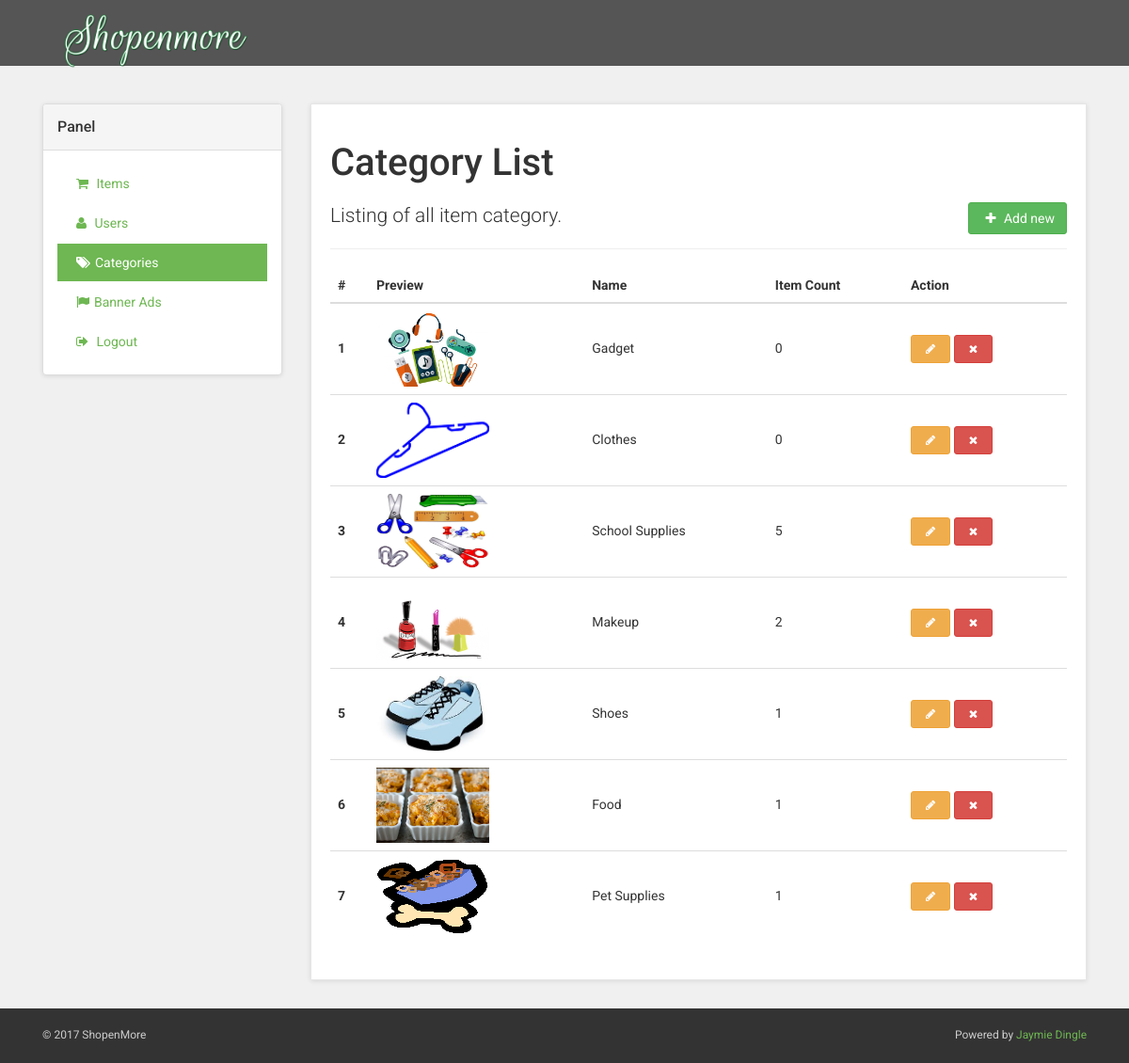
The app's page /admin/categories.php with its own data.
### tables this page shows
CREATE TABLE `tb_item_category` (
  `id` int(11) NOT NULL,
  `name` varchar(100) NOT NULL,
  `theme` text NOT NULL,
  `image_url` text NOT NULL,
  `is_active` tinyint(1) NOT NULL DEFAULT '1'
);

CREATE TABLE `tb_site_info` (
  `id` int(11) NOT NULL,
  `title` varchar(50) NOT NULL,
  `tagline` text NOT NULL
);

### libs/meekrodb.2.3.class.php (called while the page is built, shortened)
<?php
class DB {
  protected static $mdb = null;
  public static function getMDB() {
    $mdb = DB::$mdb;
    if ($mdb === null) {
      $mdb = DB::$mdb = new MeekroDB();
    }
    $db_class_vars = get_class_vars('DB');
    return $mdb;
  }
  public static function query() { $args = func_get_args(); return call_user_func_array(array(DB::getMDB(), 'query'), $args); }
  public static function queryFirstRow() { $args = func_get_args(); return call_user_func_array(array(DB::getMDB(), 'queryFirstRow'), $args); }
  public static function count() { $args = func_get_args(); return call_user_func_array(array(DB::getMDB(), 'count'), $args); }
}
class MeekroDB {
  public $dbName = '';
  public $user = '';
  public $password = '';
  public $host = 'localhost';
  public $port = null;
  public $encoding = 'latin1';
  public $param_char = '%';
  public $named_param_seperator = '_';
  public $connect_options = array(MYSQLI_OPT_CONNECT_TIMEOUT => 30);
  public $internal_mysql = null;
  public $num_rows = 0;
  public function __construct($host=null, $user=null, $password=null, $dbName=null, $port=null, $encoding=null) {
    if ($host === null) $host = DB::$host;
    if ($user === null) $user = DB::$user;
    if ($password === null) $password = DB::$password;
    if ($dbName === null) $dbName = DB::$dbName;
    if ($port === null) $port = DB::$port;
    if ($encoding === null) $encoding = DB::$encoding;
    $this->host = $host;
    $this->user = $user;
    $this->password = $password;
    $this->dbName = $dbName;
    $this->port = $port;
    $this->encoding = $encoding;
  }
  public function get() {
    $mysql = $this->internal_mysql;
    if (!($mysql instanceof MySQLi)) {
      if (! $this->port) $this->port = ini_get('mysqli.default_port');
      $mysql = new mysqli();
      foreach ($this->connect_options as $key => $value) {
        $mysql->options($key, $value);
      }
      $mysql->set_charset($this->encoding);
      $this->internal_mysql = $mysql;
    }
    return $mysql;
  }
  public function count() { $args = func_get_args(); return call_user_func_array(array($this, 'numRows'), $args); }
  public function numRows() { return $this->num_rows; }
  protected function preparseQueryParams() {
    $args = func_get_args();
    $sql = trim(strval(array_shift($args)));
    $args_all = $args;
    if (count($args_all) == 0) return array($sql);
    $param_char_length = strlen($this->param_char);
    $named_seperator_length = strlen($this->named_param_seperator);
    $types = array(
      $this->param_char . 'll',
      $this->param_char . 'ls',
      $this->param_char . 'l',
      $this->param_char . 'li',
      $this->param_char . 'ld',
      $this->param_char . 'lb',
      $this->param_char . 'lt',
      $this->param_char . 's',
      $this->param_char . 'i',
      $this->param_char . 'd',
      $this->param_char . 'b',
      $this->param_char . 't',
      $this->param_char . '?',
      $this->param_char . 'ss'
    );
    $posList = array();
    foreach ($types as $type) {
      $lastPos = 0;
      while (($pos = strpos($sql, $type, $lastPos)) !== false) {
        $lastPos = $pos + 1;
        $posList[$pos] = $type;
      }
    }
    ksort($posList);
    $chunkyQuery = array();
    $pos_adj = 0;
    foreach ($posList as $pos => $type) {
      $type = substr($type, $param_char_length);
      $length_type = strlen($type) + $param_char_length;
      $new_pos = $pos + $pos_adj;
      $new_pos_back = $new_pos + $length_type;
      $arg_number_length = 0;
      if ($arg_number_length = strspn($sql, '0123456789', $new_pos_back)) {
        $arg_number = substr($sql, $new_pos_back, $arg_number_length);
        if (! array_key_exists($arg_number, $args_all)) $this->nonSQLError("Non existent argument reference (arg $arg_number): $sql");
        $arg = $args_all[$arg_number];
      } else {
        $arg = array_shift($args);
      }
      if ($new_pos > 0) $chunkyQuery[] = substr($sql, 0, $new_pos);
      if (is_object($arg) && ($arg instanceof WhereClause)) {
        list($clause_sql, $clause_args) = $arg->textAndArgs();
        array_unshift($clause_args, $clause_sql);
        $preparsed_sql = call_user_func_array(array($this, 'preparseQueryParams'), $clause_args);
        $chunkyQuery = array_merge($chunkyQuery, $preparsed_sql);
      } else {
        $chunkyQuery[] = array('type' => $type, 'value' => $arg);
      }
      $sql = substr($sql, $new_pos_back + $arg_number_length);
      $pos_adj -= $new_pos_back + $arg_number_length;
    }
    return $chunkyQuery;
  }
  protected function escape($str) { return "'" . $this->get()->real_escape_string(strval($str)) . "'"; }
  protected function parseQueryParams() {
    $args = func_get_args();
    $chunkyQuery = call_user_func_array(array($this, 'preparseQueryParams'), $args);
    $query = '';
    foreach ($chunkyQuery as $chunk) {
      if (is_string($chunk)) {
        $query .= $chunk;
        continue;
      }
      $type = $chunk['type'];
      $arg = $chunk['value'];
      $result = '';
      if ($type == 's') $result = $this->escape($arg);
      $query .= $result;
    }
    return $query;
  }
  protected function prependCall($function, $args, $prepend) { array_unshift($args, $prepend); return call_user_func_array($function, $args); }
  public function query() { $args = func_get_args(); return $this->prependCall(array($this, 'queryHelper'), $args, 'assoc'); }
  protected function queryHelper() {
    $args = func_get_args();
    $type = array_shift($args);
    $db = $this->get();
    $is_buffered = true;
    $row_type = 'assoc';
    $full_names = false;
    $sql = call_user_func_array(array($this, 'parseQueryParams'), $args);
    $result = $db->query($sql, $is_buffered ? MYSQLI_STORE_RESULT : MYSQLI_USE_RESULT);
    if ($is_buffered && ($result instanceof MySQLi_Result)) $this->num_rows = $result->num_rows;
    else $this->num_rows = null;
    $return = array();
    while ($row = ($row_type == 'assoc' ? $result->fetch_assoc() : $result->fetch_row())) {
      $return[] = $row;
    }
    return $return;
  }
  public function queryFirstRow() {
    $args = func_get_args();
    $result = call_user_func_array(array($this, 'query'), $args);
    if (!$result || !is_array($result)) return null;
    return reset($result);
  }
}
?>

### admin/categories.php (the view, shortened to what this page needs)
<?php include('includes/header.php'); ?>
<?php include('includes/top-bar.php'); ?>
<?php
$categories = DB::query("SELECT * FROM tb_item_category WHERE is_active = 1");
?>
    <div id="all">
        <div id="content">
            <div class="container">
                <br>
                 <?php include('includes/admin-sidemenu.php'); ?>
                <div class="col-md-9" id="customer-orders">
                    <div class="box">
                        <h1>Category List</h1>
                        <a href="addcategory.php" class="btn btn-success pull-right"><i class="fa fa-plus" aria-hidden="true"></i> Add new</a>
                        <p class="lead">Listing of all item category.</p>
                        <hr>
                        <div class="table-responsive">
                            <table class="table table-hover">
                                <thead>
                                    <tr>
                                        <th>#</th>
                                        <th>Preview</th>
                                        <th>Name</th>
                                        <th>Item Count</th>
                                        <th>Action</th>
                                    </tr>
                                </thead>
                                <tbody>
                                    <?php foreach($categories as $key=>$category) { ?>
                                    <tr>
                                        <th><?php echo ($key + 1); ?></th>
                                        <td>
                                            <img class="thumnail" style="width:120px;height:80px" src="uploads/category/<?php echo ($category['image_url']); ?>" />
                                        </td>
                                        <td>
                                            <?php echo ucwords($category['name']); ?>
                                        </td>
                                        <td>
                                            <?php
                                                $counter = DB::count();
                                                echo $counter;
                                            ?>
                                        </td>
                                        <td>
                                            <a href="editcategory.php?id=<?php echo $category['id']; ?>" class="btn btn-warning btn-sm" alt="Edit"><i class="fa fa-pencil" aria-hidden="true"></i></a>
                                            <a href="deletecategory.php?id=<?php echo $category['id']; ?>" class="btn btn-danger btn-sm" alt="Delete"><i class="fa fa-times" aria-hidden="true"></i></a>
                                        </td>
                                    </tr>
                                    <?php } ?>
                                </tbody>
                            </table>
                        </div>
                    </div>
                </div>
            </div>
        </div>
    </div>
<?php include('includes/footer.php'); ?>

### admin/includes/footer.php (shortened to what this page needs)
        <div id="copyright">
            <div class="container">
                <div class="col-md-6">
                    <p class="pull-left">© <?php echo date('Y'); ?> <?php echo $site_data['title']; ?></p>
                </div>
                <div class="col-md-6">
                    <p class="pull-right">Powered by <a href="https://www.linkedin.com/in/jaymie-dingle-946aa3111/" target="_blank">Jaymie Dingle</a>
                    </p>
                </div>
            </div>
        </div>
</body>
</html>

### css/style.green.css (style rules this page uses)
a, button { -webkit-transition: all 0.2s ease-out; -moz-transition: all 0.2s ease-out; transition: all 0.2s ease-out; }
a i.fa, button i.fa { margin: 0 5px; }
p.lead { font-weight: 300; }
h1 { font-weight: 700; font-size: 40px; }
.box { background: #fff; margin: 0 0 30px; border: solid 1px #e6e6e6; -webkit-box-sizing: border-box; -moz-box-sizing: border-box; box-sizing: border-box; padding: 20px; -webkit-box-shadow: 0 1px 5px rgba(0, 0, 0, 0.1); box-shadow: 0 1px 5px rgba(0, 0, 0, 0.1); }
#content #customer-orders table tr th, #content #customer-orders table tr td { vertical-align: baseline; }
#copyright { background: #333; color: #ccc; padding: 20px 0; font-size: 12px; }
#copyright p { margin: 0; }
body { font-family: "Roboto", Helvetica, Arial, sans-serif; font-size: 14px; line-height: 1.42857143; color: #333333; background-color: #f0f0f0; }
a { color: #6eb752; text-decoration: none; }
hr { margin-top: 20px; margin-bottom: 20px; border: 0; border-top: 1px solid #eeeeee; }
.btn { font-weight: normal; font-family: "Roboto", Helvetica, Arial, sans-serif; padding: 6px 12px; font-size: 14px; line-height: 1.42857143; border-radius: 3px; }
.btn-sm { padding: 5px 10px; font-size: 12px; line-height: 1.5; border-radius: 3px; }
h1, h2, h3, h4, h5, h6, .h1, .h2, .h3, .h4, .h5, .h6 { font-family: inherit; font-weight: 500; line-height: 1.1; color: inherit; }
h1, .h1, h2, .h2, h3, .h3 { margin-top: 20px; margin-bottom: 20px; }
p, ul, ol { margin: 0 0 20px; }
.lead { margin-bottom: 20px; font-size: 16px; }
@media (min-width: 768px) { .lead { font-size: 21px; } }

### records on screen
tb_item_category: image_url (picture), name "Gadget", counter "0"
tb_item_category: image_url (picture), name "Clothes", counter "0"
tb_item_category: image_url (picture), name "School Supplies", counter "5"
tb_item_category: image_url (picture), name "Makeup", counter "2"
tb_item_category: image_url (picture), name "Shoes", counter "1"
tb_item_category: image_url (picture), name "Food", counter "1"
tb_item_category: image_url (picture), name "Pet Supplies", counter "1"
tb_site_info: title "ShopenMore"
